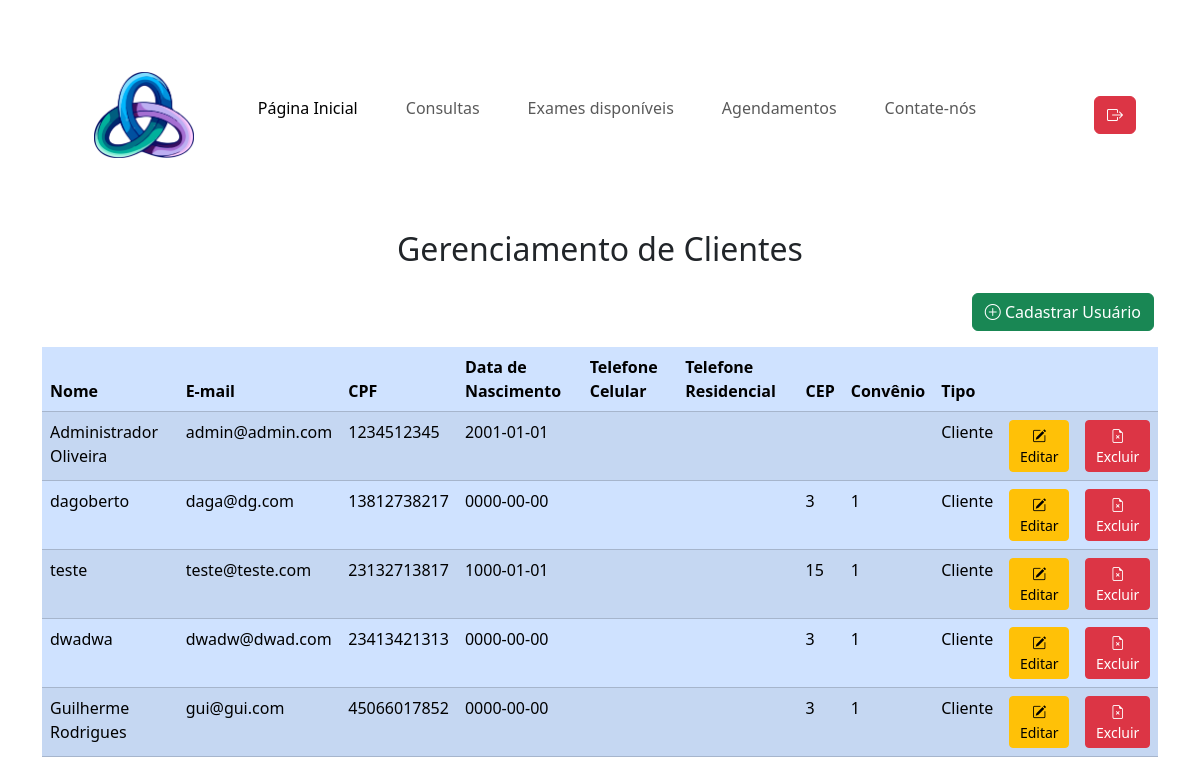
The page /MedTime/actions/clientes/gerenciamento_clientes.php?sucesso=logar (signed in) on the database as committed earlier.
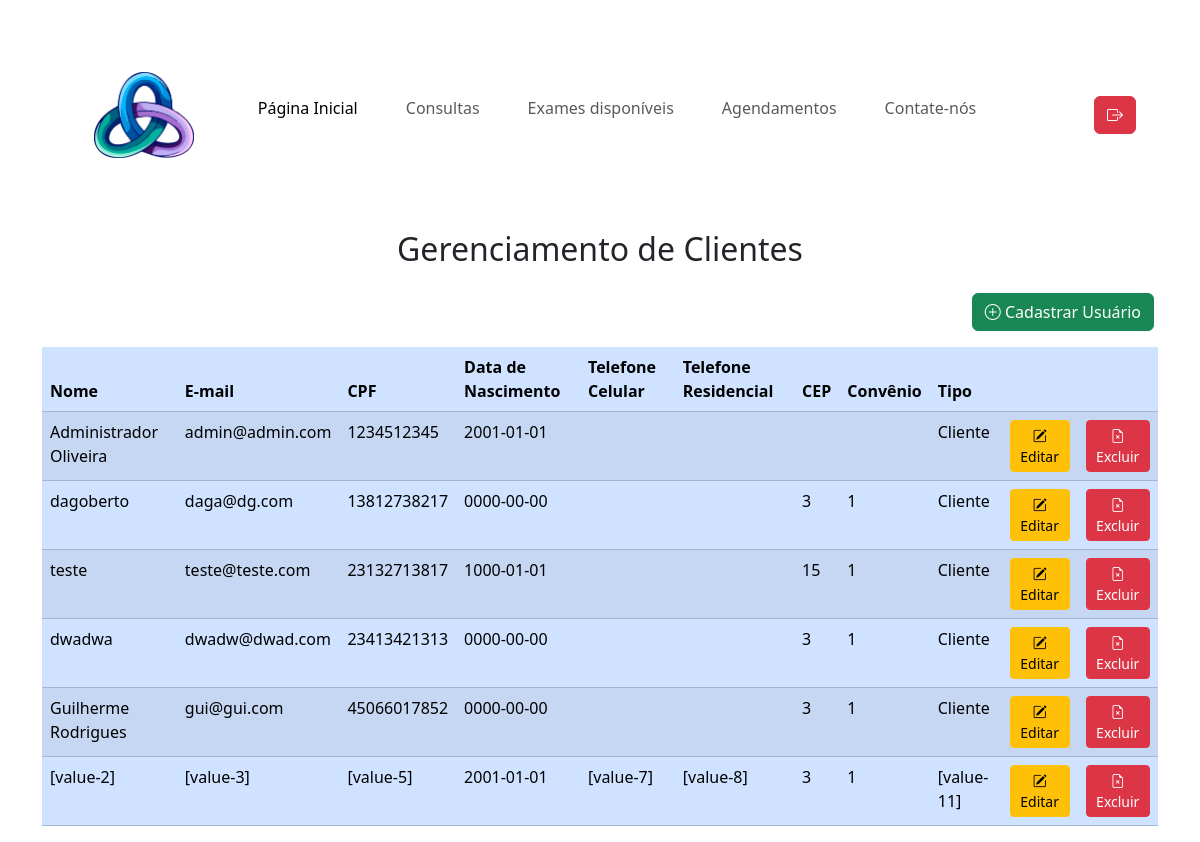
The same page on the database as committed later.
### tables this page shows
CREATE TABLE `clientes` (
  `id` int(11) NOT NULL,
  `nome` varchar(300) NOT NULL,
  `email` varchar(300) NOT NULL,
  `senha` varchar(300) NOT NULL,
  `cpf` varchar(11) NOT NULL,
  `data_nascimento` date NOT NULL,
  `telefone_celular` varchar(10) DEFAULT NULL,
  `telefone_residencial` varchar(10) DEFAULT NULL,
  `id_localizacao` int(11) DEFAULT NULL,
  `id_convenio` int(11) DEFAULT NULL,
  `tipo` varchar(15) NOT NULL DEFAULT 'Cliente'
);

### MedTime/classes/Cliente.class.php (called while the page is built, shortened)
<?php
class Cliente {
    public function Listar(){
        $sql = "SELECT * FROM clientes";
        $banco = Banco::conectar();
        $comando = $banco->prepare($sql);
        $comando->execute();
        $resultado = $comando->fetchAll(PDO::FETCH_ASSOC);
        return $resultado;
    }
}
?>

### MedTime/actions/clientes/gerenciamento_clientes.php (the view, shortened to what this page needs)
<?php
require_once('../../classes/Cliente.class.php');
$cliente = new Cliente();
$lista_clientes = $cliente->Listar();
?>
<!DOCTYPE html>
<html lang="pt-br">
<head>
  <link href="https://cdn.jsdelivr.net/npm/bootstrap@5.3.3/dist/css/bootstrap.min.css" rel="stylesheet">
  <link rel="stylesheet" href="https://cdn.jsdelivr.net/npm/bootstrap-icons@1.11.3/font/bootstrap-icons.min.css">
</head>
<body>
  <div class="container-fluid mt-5">
    <nav class="navbar navbar-expand-lg navbar-custom righteous-regular">
      <div class="container-fluid">
        <div class="collapse navbar-collapse justify-content-center py-2" id="navbarNav">
          <ul class="navbar-nav">
            <li class="nav-item px-3 mx-3">
              <a class="nav-link active" href="#">
                <img src="../../img/logo.png" alt="logo" width="100px">
              </a>
            </li>
            <li class="nav-item px-3 mt-4">
              <a class="nav-link active" aria-current="page" href="#">Página Inicial</a>
            </li>
            <li class="nav-item px-3 mt-4">
              <a class="nav-link" href="#">Consultas</a>
            </li>
            <li class="nav-item px-3 mt-4">
              <a class="nav-link" href="#">Exames disponíveis</a>
            </li>
            <li class="nav-item px-3 mt-4">
              <a class="nav-link" href="#">Agendamentos</a>
            </li>
            <li class="nav-item px-3 mt-4">
              <a class="nav-link" href="#">Contate-nós</a>
            </li>
          </ul>
        </div>
      </div>
      <div class="d-flex justify-content-end mx-5">
        <a class="btn btn-danger mx-1 text-white" href="logout.php">
          <i class="bi bi-box-arrow-right"></i>
        </a>
      </div>
    </nav>
  </div>
  <div class="container mt-5">
    <h2 class="text-center mb-4">Gerenciamento de Clientes</h2>
    <div class="row mb-3">
      <div class="col d-flex justify-content-end">
        <button type="button" class="btn btn-success mx-1" data-toggle="modal" data-target="#modalCadastro"><i class="bi bi-plus-circle"></i> Cadastrar Usuário</button>
      </div>
    </div>
    <table class="table table-striped table-hover table-primary ">
      <thead>
        <tr>
          <th>Nome</th>
          <th>E-mail</th>
          <th>CPF</th>
          <th>Data de Nascimento</th>
          <th>Telefone Celular</th>
          <th>Telefone Residencial</th>
          <th>CEP</th>
          <th>Convênio</th>
          <th>Tipo</th>
          <th></th>
          <th></th>
        </tr>
      </thead>
      <tbody>
        <?php foreach ($lista_clientes as $cliente) { ?>
          <tr>
            <td><?= $cliente['nome']; ?></td>
            <td><?= $cliente['email']; ?></td>
            <td><?= $cliente['cpf']; ?></td>
            <td><?= $cliente['data_nascimento']; ?></td>
            <td><?= $cliente['telefone_celular']; ?></td>
            <td><?= $cliente['telefone_residencial']; ?></td>
            <td><?= $cliente['id_localizacao']; ?></td>
            <td><?= $cliente['id_convenio']; ?></td>
            <td><?= $cliente['tipo'];?></td>
            <td>
            <button type="submit" class="btn btn-warning btn-sm" data-toggle="modal"            data-target="#modalEdicao"
            data-id="<?= $cliente['id']; ?>"
            data-nome="<?= $cliente['nome']; ?>"
            data-email="<?= $cliente['email']; ?>"
            data-cpf="<?= $cliente['cpf']; ?>"
            data-data_nascimento="<?= $cliente['data_nascimento']; ?>"
            data-telefone_celular="<?= $cliente['telefone_celular']; ?>"
            data-telefone_residencial="<?= $cliente['telefone_residencial']; ?>"
            data-id_localizacao="<?= $cliente['id_localizacao']; ?>"
            data-id_convenio="<?= $cliente['id_convenio']; ?>">
            <i class="bi bi-pencil-square"></i> Editar</button>
          </td>
            <td>
              <a href="#" class="btn btn-danger btn-sm" onclick="excluir(<?= $cliente['id']; ?>)">
              <i class="bi bi-file-earmark-x"></i> Excluir
            </a>
          </td>
          </tr>
        <?php } ?>
      </tbody>
    </table>
  </div>
</body>
</html>

Rows that differ between the two databases and show on the page:
added clientes: nome "[value-2]", email "[value-3]", cpf "[value-5]", data_nascimento "2001-01-01", telefone_celular "[value-7]", telefone_residencial "[value-8]", id_localizacao "3", id_convenio "1", tipo "[value-11]"
